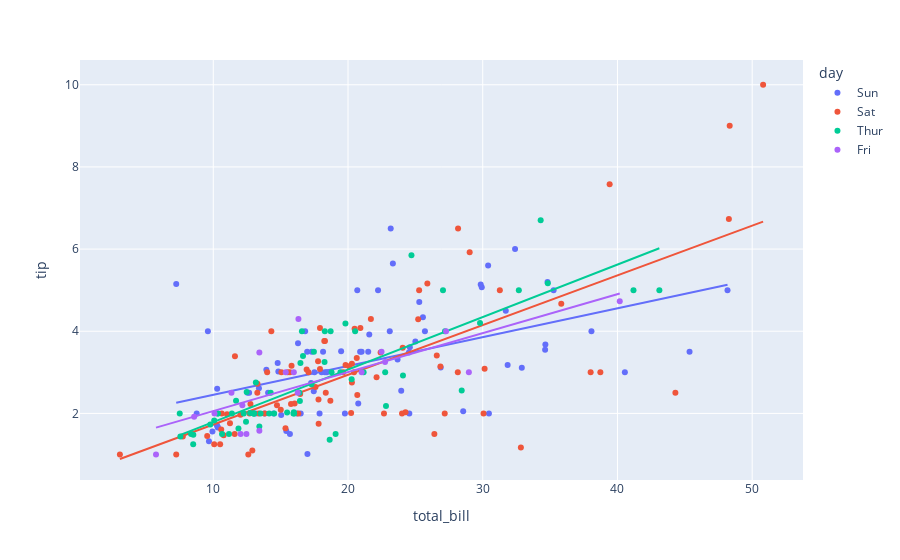

This figure's notebook cell:
### Code cell
px.scatter(data, x='total_bill', y='tip', color='day', trendline='ols')
